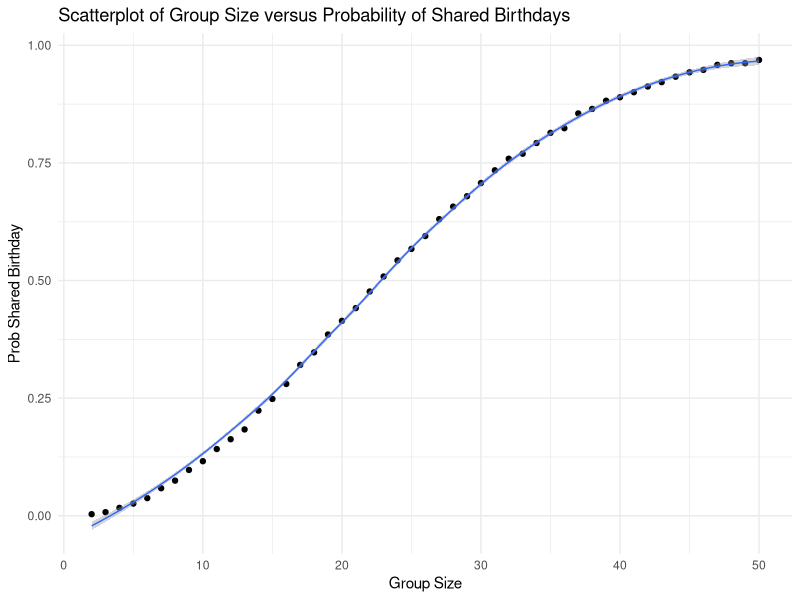

The R script that drew this image:
## ---- chunk 1
library(tidyverse)

knitr::opts_chunk$set(
  fig.width = 6,
  fig.asp = .6,
  out.width = "90%"
)

theme_set(theme_minimal() + theme(legend.position = "bottom"))

options(
  ggplot2.continuous.colour = "viridis",
  ggplot2.continuous.fill = "viridis"
)

scale_colour_discrete = scale_colour_viridis_d
scale_fill_discrete = scale_fill_viridis_d
## ---- chunk 2
bday_sim = function(n){
  bdays = sample(1:365, size = n, replace = TRUE)
  
  duplicate = length(unique(bdays)) < n 
  
  return(duplicate)
}
## ---- chunk 3
prob_shared = c()

for (n in 2:50){
  
  num_shared = 0
  
  for (i in 1:10000){
    
    if (bday_sim(n) == TRUE){
      
      num_shared = num_shared + 1
      
    }
  }
  prob_shared = c(prob_shared, num_shared/10000)
}
## ---- chunk 4
samp_size = 2:50
bday_df = data.frame(samp_size, prob_shared)

bday_df |>
  ggplot(aes(x = samp_size, y = prob_shared)) +
  geom_point() + 
  geom_smooth(size = 0.5) +
  labs(
    title = "Scatterplot of Group Size versus Probability of Shared Birthdays",
    x = "Group Size", 
    y = "Prob Shared Birthday"
  )
